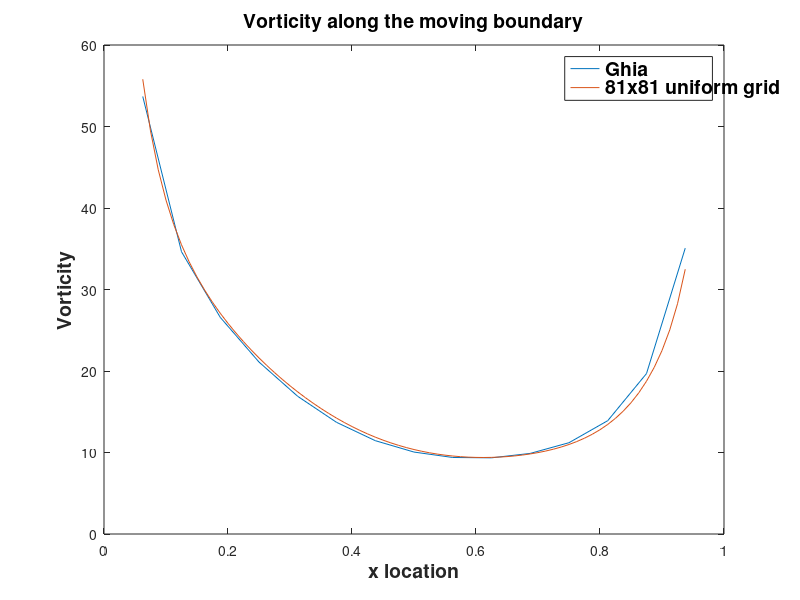

The MATLAB source for this figure:
%PROJET 5 
%VORTICITY PLOT ALONG MOVING BOUNDARY

w_ghia = [53.6863 34.6351 26.5825 21.0985 16.8900 13.7040 11.4537 10.0545 9.38889 9.34599 9.88979 11.2018 13.9068 19.6859 35.0773]

x_ghia = [.0625 .1250 .1875 .2500 .3125 .3750 .4375 .5000 .5625 .6250 .6875 .7500 .8125 .8750 .9375]


dx=(1/80)

w = [0.0000 -124.4651...
  -95.9451...
  -77.1176...
  -64.5421...
  -55.7977...
  -49.4601...
  -44.6874...
  -40.9651...
  -37.9677...
  -35.4831...
  -33.3699...
  -31.5313...
  -29.9003...
  -28.4297...
  -27.0857...
  -25.8438...
  -24.6863...
  -23.6001...
  -22.5757...
  -21.6059...
  -20.6855...
  -19.8105...
  -18.9782...
  -18.1863...
  -17.4334...
  -16.7184...
  -16.0402...
  -15.3984...
  -14.7924...
  -14.2219...
  -13.6863...
  -13.1854...
  -12.7187...
  -12.2858...
  -11.8861...
  -11.5192...
  -11.1843...
  -10.8809...
  -10.6080...
  -10.3651...
  -10.1512...
   -9.9655...
   -9.8071...
   -9.6753...
   -9.5691...
   -9.4879...
   -9.4310...
   -9.3978...
   -9.3880...
   -9.4013...
   -9.4377...
   -9.4975...
   -9.5811...
   -9.6897...
   -9.8245...
   -9.9876...
  -10.1813...
  -10.4091...
  -10.6748...
  -10.9837...
  -11.3420...
  -11.7571...
  -12.2381...
  -12.7962...
  -13.4443...
  -14.1986...
  -15.0785...
  -16.1081...
  -17.3180...
  -18.7481...
  -20.4530...
  -22.5113...
  -25.0434...
  -28.2487...
  -32.4866...
  -38.4865...
  -47.9370...
  -65.8168...
 -104.2359...
         0]...
         
x=[0:dx:1]
x_new=x(6:76)
w_new=-1*w(6:76)
plot(x_ghia,w_ghia,x_new,w_new)
title('Vorticity along the moving boundary')
xlabel('x location')
ylabel('Vorticity')
legend('Ghia','81x81 uniform grid')

figureHandle = gcf;
% %# make all text in the figure to size 14 and bold
set(findall(figureHandle,'type','text'),'fontSize',14,'fontWeight','bold')
